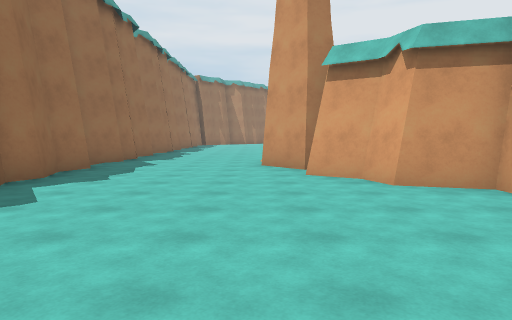
View 1 (above)

24 first-person views from a walk through a Unity game level. The camera is 1.5 m above the floor, tilts 4° down and sees 70° across. The floor is counted in squares, 2 m on a side. Each view is taken from the middle of a square. On the plan, view 1 faces up. The plan holds only what a view shows up to about 11 squares ahead; the rest is blank. The place goes on beyond the plan. The player is left out. Surface patterns are stand-ins for the level's own textures.

View 2
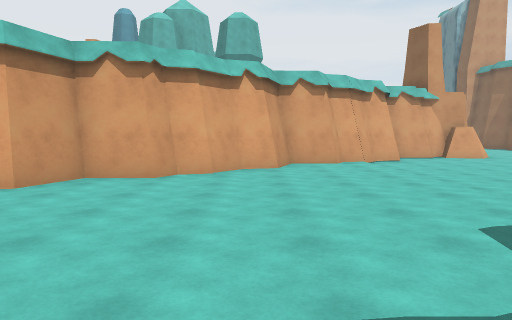

View 3
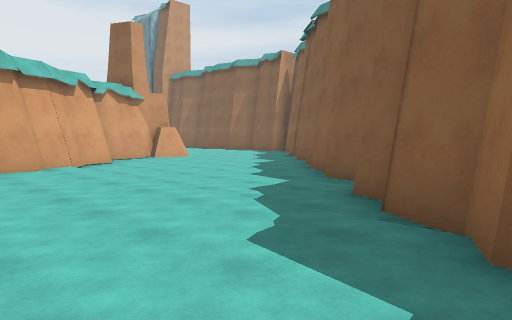

View 4
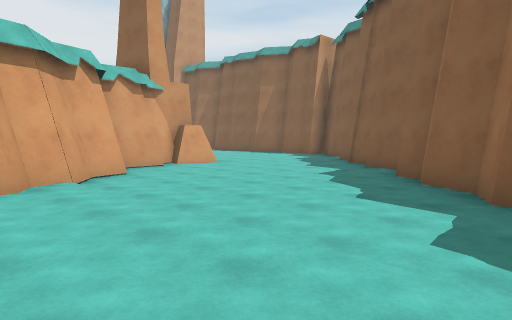

View 5
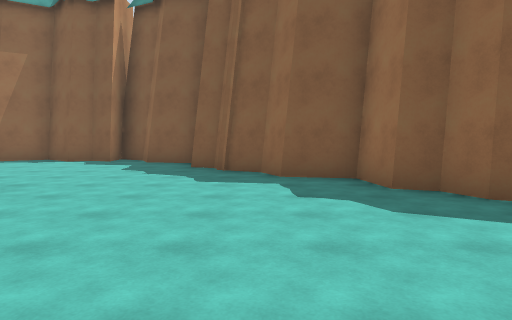

View 6
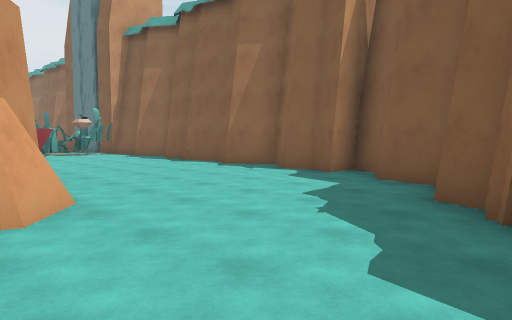

View 7
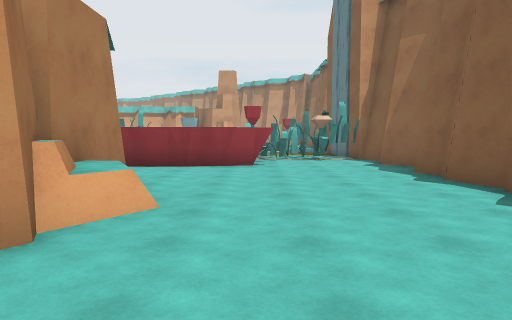

View 8
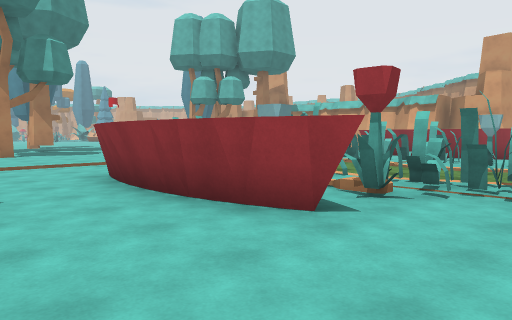

View 9
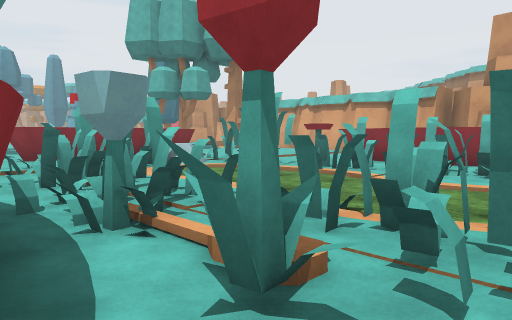

View 10
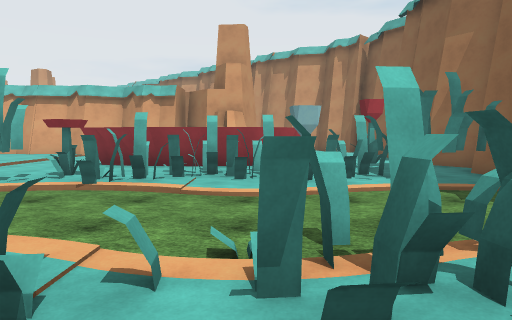

View 11
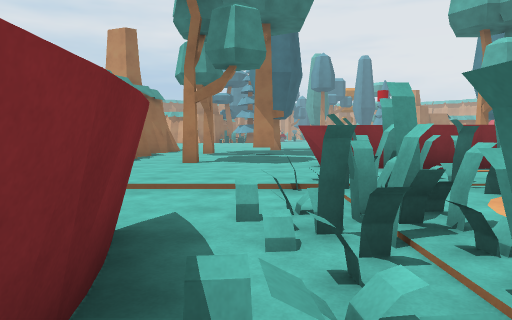

View 12
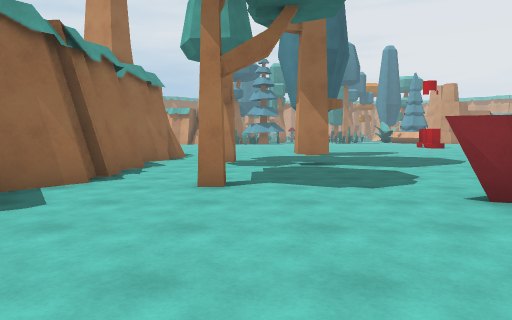

View 13
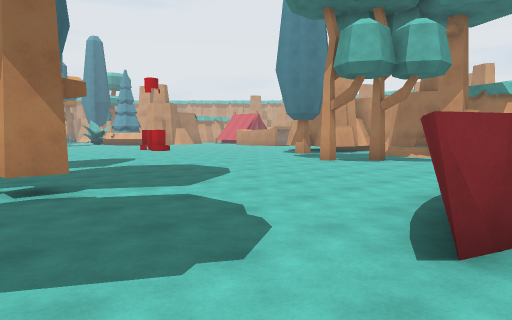

View 14
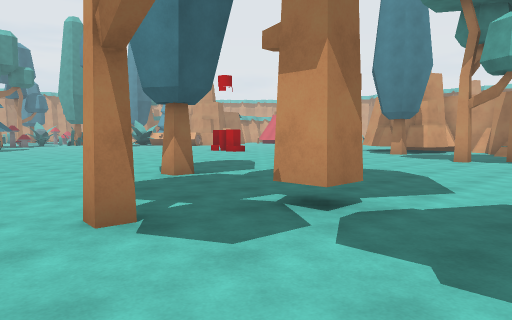

View 15
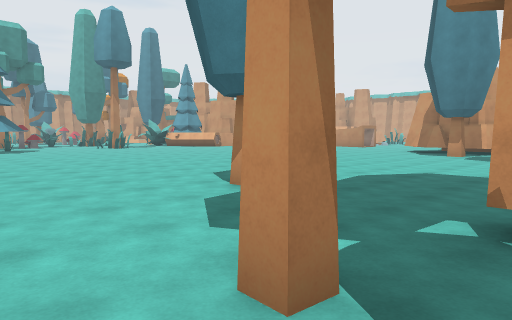

View 16
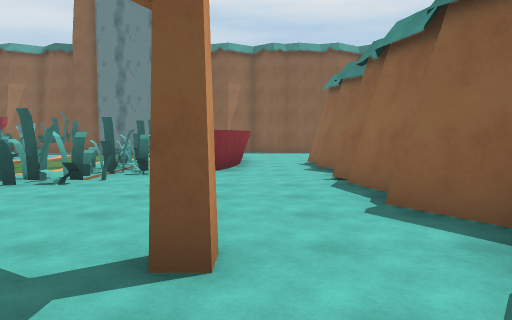

View 17
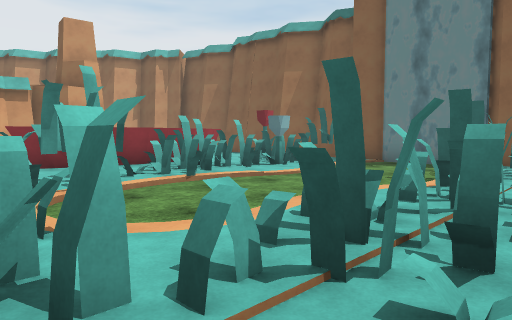

View 18
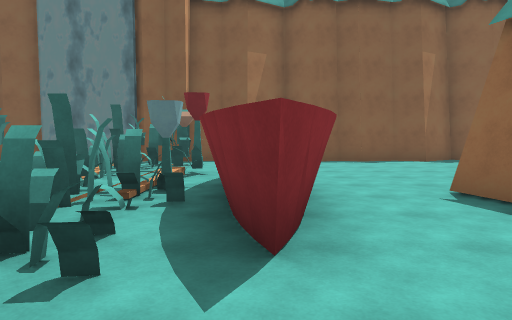

View 19
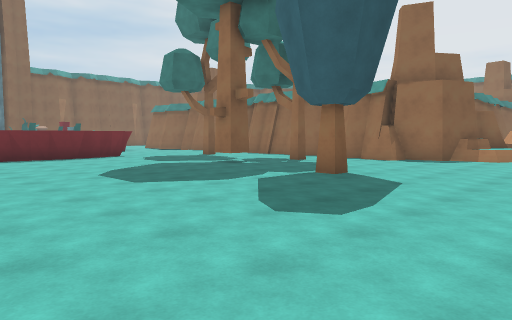

View 20
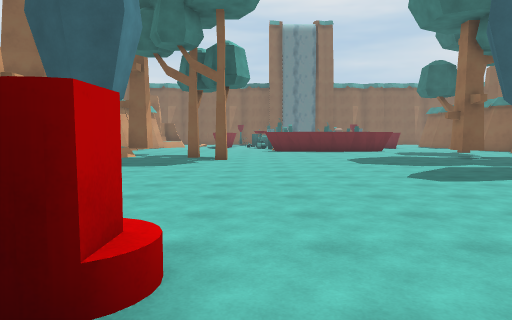

View 21
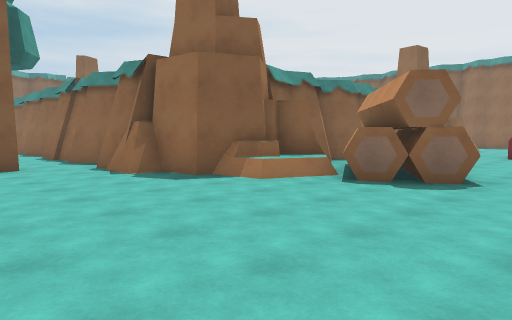

View 22
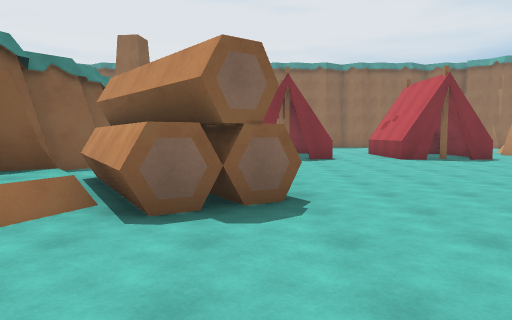

View 23
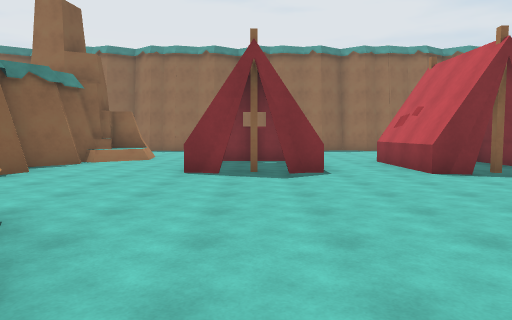

View 24
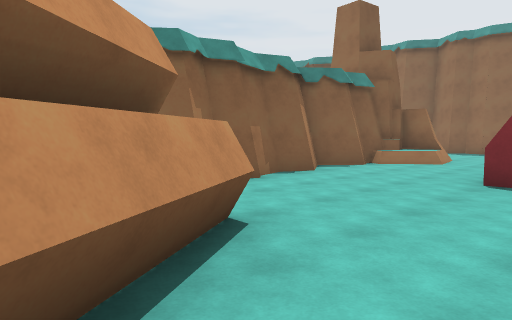

### Floor plan
Key: @ floor where view 1 was taken; # wall or solid block; . main floor; - floor 0.25 m lower than the main floor; / step, stairs or slope; = window, fence, low wall or low ledge; ^ raised ledge; F flower; T tree; E tent; O other object.
Columns run from 4 left of view 1 to 27 right of it. Each row starts with its distance up from view 1.
 21        EEEE.
 20           #...
 19        ####....
 18       ...........     ..      .
 17       ............    ...    ..O
 16        # EE...............  ...O
 15        #  ................. ....
 14        # EE.....##..............
 13       ........#####.............
 12     ..=.......###^^.............
 11 #....#^^.......####.............
 10 #... ###########  ##....T.......
  9 ....##             #............
  8 #....#             #............
  7 #....##            #.T.........T
  6 #.....##           #...T........
  5  ......##          #............
  4  .......#          #............
  3   ......##         #.T........
  2  ........###       #....###^#
  1   ......../#       #.....####
  0   ..@...../#       #.....OO.
 -1   ##///////##      #////OOOOOO
 -2    ##-------#      #----OOO-OOO-
 -3     #---------#    #--#OOO--OO--
 -4     ###-------#    #--#OOO--//F-
 -5       ##------######-##OOO--OOO-
 -6        ##-----###^=--##-FO--.OO#
 -7         #--------=----#-OO--.OO#
 -8         ###-----------#FOOO-.FO
 -9           ##------------OOO--OOF
-10            #------------FO--OO--
-11            #####--###---#######-
-12               ###########     ##

Positions as (right, up) in squares from view 1, and headings:
1: (0, 0), facing up
2: (-3, 2), facing right
3: (-2, 2), facing down-right
4: (1, 1), facing down-right
5: (6, -1), facing down
6: (6, -5), facing down-right
7: (9, -8), facing right
8: (15, -10), facing up-right
9: (18, -9), facing up-right
10: (19, -7), facing right
11: (19, -6), facing up
12: (18, -2), facing up
13: (18, 1), facing up-right
14: (16, 4), facing up-right
15: (16, 6), facing up-right
16: (17, 5), facing down
17: (19, -1), facing down-right
18: (18, -1), facing down
19: (26, 14), facing down-left
20: (26, 18), facing down
21: (19, 16), facing down-left
22: (17, 14), facing left
23: (13, 15), facing left
24: (12, 15), facing down-left
